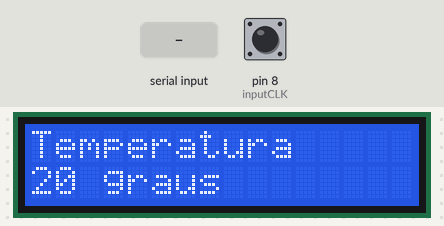
Simulated run of this sketch. Board: Arduino Uno, built with avr-gcc and run on an emulated ATmega328P. On the bench: 16×2 character LCD. The test bench sets the inputs (shaded band); at power-on: pin 8 (inputCLK) HIGH. What the sketch prints to the serial monitor is not drawn.

Above: at 1.3 s.
1.4 s: "1" received over Serial
At 2.2 s:
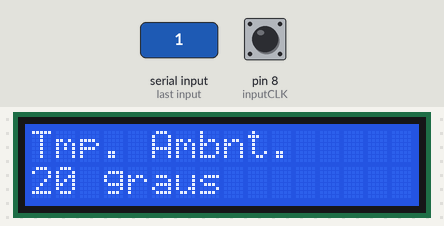
At 3.3 s:
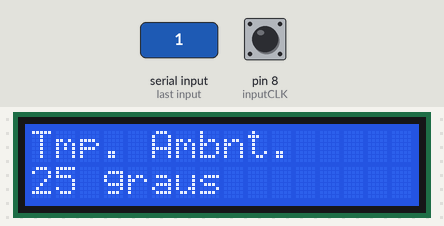
Timing chart, 0 to 4.8 s (numbered marks = the images above; inputs shaded):
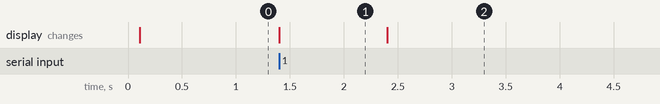

The sketch:

controla_ar.ino
```cpp
#include <LiquidCrystal.h>
#include <IRremote.h>


//LCD
LiquidCrystal lcd(12, 11, 7, 6, 5, 4);
//Sensor temperatura
int pin_temp = A0;
int valor_temp;
float R1 = 10000; //valor do resistor da placa
float logR2, R2, temperatura_ambiente;
float c1 = 0.001129148, c2 = 0.000234125, c3 = 0.0000000876741; //steinhart-hart coeficients for thermistor
//Rotatory Encoder
int inputCLK = 8;
int inputDT = 9;
int estado_atual_clk;
int estado_anterior_clk;
//essas variáveis é para criar um contador
//onde vai evitar de mudar de temperatura com pouca rotação do encoder
int volta_positiva = 0;
int volta_negativa = 0;
int rotacoes = 8;
//Emissor IR
IRsend emissor_IR;
//Outras variaveis
int temperatura_escolhida = 20;
unsigned long codigo_temperatura = 4294967295; //esse código indica a temperatura máxima


void diminuir_temperatura() {
    temperatura_escolhida--;

    if (temperatura_escolhida < 18) {
        temperatura_escolhida = 18; //o valor é 18 devido ao AC escolhido
    }
}

void aumentar_temperatura() {
    temperatura_escolhida++;

    if (temperatura_escolhida > 30) {
        temperatura_escolhida = 30; //o valor é 30 devido ao AC escolhido
    }
}

void setup() {
    lcd.begin(16, 2);

    pinMode(inputCLK,INPUT);
    pinMode(inputDT,INPUT);
    estado_anterior_clk = digitalRead(inputCLK);

    Serial.begin(9600);
    Serial.println("AJUSTE A TEMPERATURA QUE VOCE QUER");
    Serial.println("Quando quiser começar a monitorar envie qualquer coisa pela Serial");
}

void loop() {
    lcd.setCursor(0, 0);
    lcd.print("Temperatura");
    lcd.setCursor(0, 1);
    lcd.print(temperatura_escolhida);
    lcd.print(" graus");

    estado_atual_clk = digitalRead(inputCLK);

    if (estado_atual_clk != estado_anterior_clk) {
        //giro no sentido antihorário
        if (digitalRead(inputDT) != estado_atual_clk) {
            volta_negativa++;

            if ((volta_negativa % rotacoes) == 0) {
                diminuir_temperatura();
            }
        } else { //giro no sentido horário
            volta_positiva++;

            if ((volta_positiva % rotacoes) == 0) {
                aumentar_temperatura();
            }
        }
    }

    estado_anterior_clk = estado_atual_clk;

    if (Serial.read() != -1) {
        Serial.println("MONITORANDO");
        lcd.setCursor(0, 0);
        lcd.print("Tmp. Ambnt.");

        Serial.println("DIGITE pare PARA PARAR DE MONITORAR");

        //o passo_quente/_frio é só para ter a certeza que foi requisitado duas mudanças de temperatura
        //pois ao ler os códigos IR, percebi que o mesmo código era enviado para duas temperaturas diferentes
        int passo_quente = 0;
        int passo_frio = 0;

        while (true) {
            String texto = Serial.readString();

            if (texto.compareTo(String("pare\n")) == 0) {
                Serial.println("PARANDO DE MONITORAR");
                break;
            }

            //cálculo da equação de Steinhart–Hart
            valor_temp = analogRead(pin_temp);
            R2 = R1 * (1023.0 / (float)valor_temp - 1.0); //calculate resistance on thermistor
            logR2 = log(R2);
            temperatura_ambiente = (1.0 / (c1 + c2*logR2 + c3*logR2*logR2*logR2));//temperature in Kelvin
            temperatura_ambiente = temperatura_ambiente - 273.15; //convert Kelvin to Celcius
            int tmp_amb = temperatura_ambiente;

            lcd.setCursor(0, 1);
            lcd.print(tmp_amb);
            lcd.print(" graus");

            if (tmp_amb > temperatura_escolhida) {
                passo_quente++;

                if ((passo_frio % 2) == 0) {
                    codigo_temperatura--;
                    emissor_IR.sendNEC(codigo_temperatura, 32);
                }

                delay(1000 * 20);
            } else if (tmp_amb < temperatura_escolhida) {
                passo_frio++;

                if ((passo_frio % 2) == 0) {
                    codigo_temperatura++;
                    emissor_IR.sendNEC(codigo_temperatura, 32);
                }

                delay(1000 * 20);
            } else {
                delay(1000 * 60);
            }
        }
    }
}
```

Measured:
- after the input at 1.4 s, the display: changes at once (image 1)
- what the display in image 1 shows lasts 1.0 s, from 1.4 s to 2.4 s
